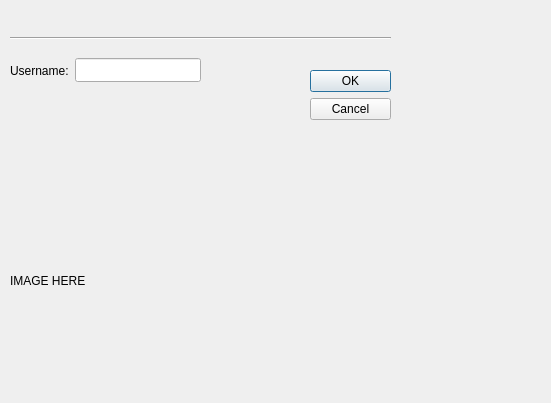
<?xml version="1.0" encoding="UTF-8"?>
<ui version="4.0">
 <class>StartDialog</class>
 <widget class="QDialog" name="StartDialog">
  <property name="geometry">
   <rect>
    <x>0</x>
    <y>0</y>
    <width>551</width>
    <height>403</height>
   </rect>
  </property>
  <property name="maximumSize">
   <size>
    <width>16777214</width>
    <height>16777215</height>
   </size>
  </property>
  <property name="windowTitle">
   <string>Dialog</string>
  </property>
  <widget class="QDialogButtonBox" name="buttonBox">
   <property name="enabled">
    <bool>true</bool>
   </property>
   <property name="geometry">
    <rect>
     <x>310</x>
     <y>70</y>
     <width>81</width>
     <height>241</height>
    </rect>
   </property>
   <property name="orientation">
    <enum>Qt::Vertical</enum>
   </property>
   <property name="standardButtons">
    <set>QDialogButtonBox::Cancel|QDialogButtonBox::Ok</set>
   </property>
  </widget>
  <widget class="QLabel" name="labelPicture">
   <property name="geometry">
    <rect>
     <x>10</x>
     <y>170</y>
     <width>511</width>
     <height>221</height>
    </rect>
   </property>
   <property name="frameShape">
    <enum>QFrame::NoFrame</enum>
   </property>
   <property name="frameShadow">
    <enum>QFrame::Plain</enum>
   </property>
   <property name="text">
    <string>IMAGE HERE</string>
   </property>
  </widget>
  <widget class="QLabel" name="headerLabel">
   <property name="geometry">
    <rect>
     <x>10</x>
     <y>10</y>
     <width>251</width>
     <height>21</height>
    </rect>
   </property>
   <property name="font">
    <font>
     <family>Cantarell</family>
     <pointsize>11</pointsize>
     <weight>50</weight>
     <italic>false</italic>
     <bold>false</bold>
    </font>
   </property>
   <property name="text">
    <string/>
   </property>
   <property name="alignment">
    <set>Qt::AlignLeading|Qt::AlignLeft|Qt::AlignVCenter</set>
   </property>
  </widget>
  <widget class="Line" name="line">
   <property name="geometry">
    <rect>
     <x>10</x>
     <y>30</y>
     <width>381</width>
     <height>16</height>
    </rect>
   </property>
   <property name="orientation">
    <enum>Qt::Horizontal</enum>
   </property>
  </widget>
  <widget class="QWidget" name="layoutWidget">
   <property name="geometry">
    <rect>
     <x>10</x>
     <y>50</y>
     <width>191</width>
     <height>41</height>
    </rect>
   </property>
   <layout class="QHBoxLayout" name="horizontalLayout">
    <item>
     <widget class="QLabel" name="nameLabel">
      <property name="text">
       <string>Username:</string>
      </property>
     </widget>
    </item>
    <item>
     <widget class="QLineEdit" name="nameEdit">
      <property name="sizeIncrement">
       <size>
        <width>0</width>
        <height>0</height>
       </size>
      </property>
      <property name="font">
       <font>
        <family>Carlito</family>
        <weight>75</weight>
        <bold>true</bold>
       </font>
      </property>
      <property name="text">
       <string/>
      </property>
      <property name="cursorPosition">
       <number>0</number>
      </property>
      <property name="cursorMoveStyle">
       <enum>Qt::VisualMoveStyle</enum>
      </property>
     </widget>
    </item>
   </layout>
  </widget>
 </widget>
 <resources/>
 <connections>
  <connection>
   <sender>buttonBox</sender>
   <signal>accepted()</signal>
   <receiver>StartDialog</receiver>
   <slot>accept()</slot>
   <hints>
    <hint type="sourcelabel">
     <x>248</x>
     <y>254</y>
    </hint>
    <hint type="destinationlabel">
     <x>157</x>
     <y>274</y>
    </hint>
   </hints>
  </connection>
  <connection>
   <sender>buttonBox</sender>
   <signal>rejected()</signal>
   <receiver>StartDialog</receiver>
   <slot>reject()</slot>
   <hints>
    <hint type="sourcelabel">
     <x>316</x>
     <y>260</y>
    </hint>
    <hint type="destinationlabel">
     <x>286</x>
     <y>274</y>
    </hint>
   </hints>
  </connection>
 </connections>
</ui>
